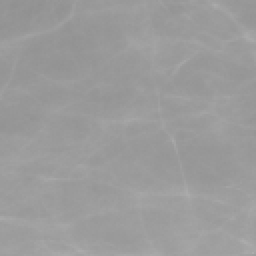
#> input picture Treino/1/p_d_left_cc(192).png, 128 x 128 px (shown 2 times larger); its folder holds 3 pictures in this run
$ python -i PI_pedroetarcila.py   (imports and definitions only)   (older library calls are emulated)
#> lines starting #> are read from the running program, lines starting #| are printed output that depends on the picture

# ALUNOS:
# -Pedro Henrique Reis Rodrigues     -> Matrícula: 668443
# -Tárcila Fernanda Resende da Silva -> Matrícula: 680250
from sklearn import svm
import math
import os
from time import time
import tkinter
import tkinter.filedialog as tkf
from tkinter import *
from PIL import ImageTk, Image
import numpy as np
from skimage.feature import greycomatrix, greycoprops
from skimage import io
from skimage.measure import shannon_entropy
import cv2
import glob
from sklearn import preprocessing
import pandas as pd
import random
from sklearn import metrics
from sklearn.metrics import confusion_matrix
import lightgbm as lgb
import numpy as np
import matplotlib.pyplot as plt
import os
import seaborn as sns
from matplotlib.backends.backend_tkagg import FigureCanvasTkAgg
from matplotlib.figure import Figure
import timeit
from sklearn import datasets
from sklearn.model_selection import train_test_split
from sklearn.model_selection import GridSearchCV
from sklearn.metrics import classification_report
from sklearn.svm import SVC


WIDTH, HEIGHT = 950, 500

test_images = []
test_labels = []
train_images = []
train_labels = []
x_test = []
GLCMaux = []
GLCM1 = []
GLCM2 = []
GLCM4 = []
GLCM8 = []
GLCM16 = []


# Criação da Matriz de Pixels através do TkInter
# [4 lines not run here, left out]


def FeatureExtractor(dataset):
    # Função para a extração de dados de um vetor de imagens

    # Gera uma tabela de dados para cada imagem
    image_dataset = pd.DataFrame()
    global GLCMaux
    global GLCM1
    global GLCM2
    global GLCM4
    global GLCM8
    global GLCM16
    # Percorre por todas as imagens desse vetor
    for image in range(dataset.shape[0]):
        # Criação temporária de um data frame para guardar as informações de cada iteração
        df = pd.DataFrame()
        # Pega imagem do vetor tri-dimensional de imagens
        img = dataset[image, :, :]
        ##################################################
        # Geração de Matrizes Circulares C1, C2 ,C4 ,C8, C16

        # Declaração das matrizes de 4 dimensões, 32x32.

        GLCM1 = np.zeros(shape=(32, 32, 1, 1), dtype=int)
        GLCM2 = np.zeros(shape=(32, 32, 1, 1), dtype=int)
        GLCM4 = np.zeros(shape=(32, 32, 1, 1), dtype=int)
        GLCM8 = np.zeros(shape=(32, 32, 1, 1), dtype=int)
        GLCM16 = np.zeros(shape=(32, 32, 1, 1), dtype=int)

        for i in range(0, 8, 1):
            GLCM = greycomatrix(img, [1], [i*math.radians(360/8)], levels=32)
            for j in range(0, len(GLCM), 1):
                for k in range(0, len(GLCM[j]), 1):
                    GLCM1[j][k] += GLCM[j][k][0][0]

        for i in range(0, 16, 1):
            GLCM = greycomatrix(img, [2], [i*math.radians(360/16)], levels=32)
            for j in range(0, len(GLCM), 1):
                for k in range(0, len(GLCM[j]), 1):
                    GLCM2[j][k] += GLCM[j][k][0][0]

        for i in range(0, 24, 1):
            GLCM = greycomatrix(img, [4], [i*math.radians(360/24)], levels=32)
            for j in range(0, len(GLCM), 1):
                for k in range(0, len(GLCM[j]), 1):
                    GLCM4[j][k] += GLCM[j][k][0][0]

        for i in range(0, 48, 1):
            GLCM = greycomatrix(img, [8], [i*math.radians(360/48)], levels=32)
            for j in range(0, len(GLCM), 1):
                for k in range(0, len(GLCM[j]), 1):
                    GLCM8[j][k] += GLCM[j][k][0][0]

        for i in range(0, 96, 1):
            GLCM = greycomatrix(img, [16], [i*math.radians(360/96)], levels=32)
            for j in range(0, len(GLCM), 1):
                for k in range(0, len(GLCM[j]), 1):
                    GLCM16[j][k] += GLCM[j][k][0][0]

        # Extraindo propriedades de Haralick das matrizes de co-coocorrencia
        # Para a data frame df

        GLCM_Energy1 = greycoprops(GLCM1, 'energy')[0]
        df['Energy1'] = GLCM_Energy1
        GLCM_hom1 = greycoprops(GLCM1, 'homogeneity')[0]
        df['Homogen1'] = GLCM_hom1
        GLCM_entropy1 = shannon_entropy(GLCM1)
        df['Entropy1'] = GLCM_entropy1
        GLCM_corr1 = greycoprops(GLCM1, 'correlation')[0]
        df['Corr1'] = GLCM_corr1
        GLCM_contr1 = greycoprops(GLCM1, 'contrast')[0]
        df['Contrast1'] = GLCM_contr1
        GLCM_diss1 = greycoprops(GLCM1, 'dissimilarity')[0]
        df['Diss_sim1'] = GLCM_diss1

        GLCM_Energy2 = greycoprops(GLCM2, 'energy')[0]
        df['Energy2'] = GLCM_Energy2
        GLCM_hom2 = greycoprops(GLCM2, 'homogeneity')[0]
        df['Homogen2'] = GLCM_hom2
        GLCM_entropy2 = shannon_entropy(GLCM2)
        df['Entropy2'] = GLCM_entropy2
        GLCM_corr2 = greycoprops(GLCM2, 'correlation')[0]
        df['Corr2'] = GLCM_corr2
        GLCM_contr2 = greycoprops(GLCM2, 'contrast')[0]
        df['Contrast2'] = GLCM_contr2
        GLCM_diss2 = greycoprops(GLCM1, 'dissimilarity')[0]
        df['Diss_sim2'] = GLCM_diss2

        GLCM_Energy4 = greycoprops(GLCM4, 'energy')[0]
        df['Energy4'] = GLCM_Energy4
        GLCM_hom4 = greycoprops(GLCM4, 'homogeneity')[0]
        df['Homogen4'] = GLCM_hom4
        GLCM_entropy4 = shannon_entropy(GLCM4)
        df['Entropy4'] = GLCM_entropy4
        GLCM_corr4 = greycoprops(GLCM4, 'correlation')[0]
        df['Corr4'] = GLCM_corr4
        GLCM_contr4 = greycoprops(GLCM4, 'contrast')[0]
        df['Contrast4'] = GLCM_contr4
        GLCM_diss4 = greycoprops(GLCM4, 'dissimilarity')[0]
        df['Diss_sim4'] = GLCM_diss4

        GLCM_Energy8 = greycoprops(GLCM8, 'energy')[0]
        df['Energy8'] = GLCM_Energy8
        GLCM_hom8 = greycoprops(GLCM8, 'homogeneity')[0]
        df['Homogen8'] = GLCM_hom8
        GLCM_entropy8 = shannon_entropy(GLCM8)
        df['Entropy8'] = GLCM_entropy8
        GLCM_corr8 = greycoprops(GLCM8, 'correlation')[0]
        df['Corr8'] = GLCM_corr8
        GLCM_contr8 = greycoprops(GLCM8, 'contrast')[0]
        df['Contrast8'] = GLCM_contr8
        GLCM_diss8 = greycoprops(GLCM8, 'dissimilarity')[0]
        df['Diss_sim8'] = GLCM_diss8

        GLCM_Energy16 = greycoprops(GLCM16, 'energy')[0]
        df['Energy16'] = GLCM_Energy16
        GLCM_hom16 = greycoprops(GLCM16, 'homogeneity')[0]
        df['Homogen16'] = GLCM_hom16
        GLCM_entropy16 = shannon_entropy(GLCM16)
        df['Entropy16'] = GLCM_entropy16
        GLCM_corr16 = greycoprops(GLCM16, 'correlation')[0]
        df['Corr16'] = GLCM_corr16
        GLCM_contr16 = greycoprops(GLCM16, 'contrast')[0]
        df['Contrast16'] = GLCM_contr16
        GLCM_diss16 = greycoprops(GLCM16, 'dissimilarity')[0]
        df['Diss_sim16'] = GLCM_diss16

        # Insere na main dataset a auxiliar df da imagem "image"
        image_dataset = image_dataset.append(df)

    return image_dataset


def Training():
    start = timeit.default_timer()
    SIZE = 128
    global test_prediction
    global SVM_model
    global test_images
    global test_labels
    global train_images
    global train_labels
    global x_train
    global y_train
    global x_test
    global y_test
    cont = 0

    for directory_path in glob.glob("Treino/*"):
        # label = directory_path.split("\\")[-1] # windows
        label = directory_path.split("/")[-1] # linux
        for img_path in glob.glob(os.path.join(directory_path, "*.png")):
            # print(img_path)
            # Lendo a imagem na escala de tons de cinza
            img = cv2.imread(img_path, 0)
#> img is the input picture: shape (128, 128); min 144, max 173, mean 154.7
            # Resize images por 128x128 (para via das dúvidas)
            img = cv2.resize(img, (SIZE, SIZE))
            tomMax = img.max()  # Pega o tom maximo da imagem para fazer a reamostragem em 32bits
#> tomMax = 173
            img32 = [[0 for x in range(128)] for y in range(128)]
            for i in range(0, 128, 1):
                for j in range(0, 128, 1):
                    # reamostragem em 32 bits pixel a pixel
                    img32[i][j] = np.uint8(round((img[i][j]/tomMax) * 31))
#> after the loop, img32 = 128 items
            train_images.append(img32)
            train_labels.append(label)

    train_images = np.array(train_images)
    train_labels = np.array(train_labels)

    # Fazendo exatamente a mesma coisa para as imagens Teste

    for directory_path in glob.glob("Testes/*"):
        # fruit_label = directory_path.split("\\")[-1] # windows
        fruit_label = directory_path.split("/")[-1] # linux
        cont = 0
        for img_path in glob.glob(os.path.join(directory_path, "*.png")):
            # print(img_path)
            # Lendo a imagem na escala de tons de cinza
            img = cv2.imread(img_path, 0)
            # Resize images por 128x128 (para via das dúvidas)
            img = cv2.resize(img, (SIZE, SIZE))
            tomMax = img.max()  # Pega o tom maximo da imagem para fazer a reamostragem em 32bits
            cont += 1
            img32 = [[0 for x in range(128)] for y in range(128)]
            for i in range(0, 128, 1):
                for j in range(0, 128, 1):
                    # reamostragem em 32 bits pixel a pixel
                    img32[i][j] = np.uint8(round((img[i][j]/tomMax) * 31))
            test_images.append(img32)
            test_labels.append(fruit_label)
        # print(cont)
    # armazena a imagem e o label correspondente
    test_images = np.array(test_images)
    test_labels = np.array(test_labels)

    # Redefinição de variaveis a fim de melhor entendimento do código

    x_train = train_images
    y_train = train_labels
    x_test = test_images
    y_test = test_labels

    ####################################################################
    # Extrair as informações de haralick (atraves das matrizes de co-ocorrencia circulares)

    image_features = FeatureExtractor(x_train)
#> the loop in FeatureExtractor, `for image in range(dataset.shape[0]):` made 1 pass
#> pass 1, in FeatureExtractor, `img = dataset[image, :, :]`:
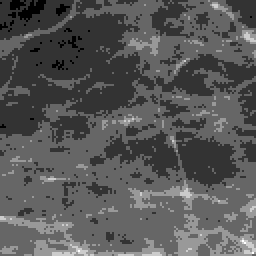
#> img: shape (128, 128) (shown 2 times larger); min 26, max 31, mean 27.7; drawn with min black and max white
    X_for_ML = image_features

    # Definindo o classificador SVM

    SVM_model = svm.SVC(C=100, kernel='linear')

    # Modelando a estrutura de TREINO de dados para a SVM (Imagens,Labels)

    SVM_model.fit(X_for_ML, y_train)

    # Hora de testar nossa SVM
    # Extraindo as informações de haralick (atraves das matrizes de co-ocorrencia circulares) para as imagens TESTE agora

    test_features = FeatureExtractor(x_test)

    # Guarda os Predict -"Palpite"- da SVM na variavel

    test_prediction = SVM_model.predict(test_features)

    # [40 lines of commented-out code are left out]
    popSuccess = Toplevel(root)
    popSuccess.title("Treino da Rede Neural")
    popSuccess.geometry("300x100")
    popSuccess.config(bg="#C0C0C0")

    popSuccess_label = Label(popSuccess, text=f"O treino finalizou. ",
                             fg="black", font="Arial")
    popSuccess_label.pack(pady=10)

    stop = timeit.default_timer()
    time = stop - start
    time_label = Label(
        popSuccess, text=f'Time: {round(time,3)}s', fg="black", font=("Arial", 12))
    time_label.pack()
    time_label.place(x=0, y=0)


# [433 lines left out: functions RandomImageTesting, TestSelectedImage, printMatrixConfusion, FFTInfo, dataInfo, resampling and 1 more, not called in this run]


# ------------------------  Barra de menu ---------------------------
# [1 line that did not run here, left out]

# Opcoes para carregar a imagem
# [1 line that did not run here, left out]
# [2 lines not run here, left out]
# Opcoes para aplicar descritores em imagem selecionada
# [1 line that did not run here, left out]
# [3 lines not run here, left out]
# [1 line that did not run here, left out]
# [6 lines not run here, left out]

# Opcoes para o reconhecimento de imagens
# [1 line that did not run here, left out]
# [2 lines not run here, left out]
# [1 line that did not run here, left out]
# [8 lines not run here, left out]

#> (the run stopped early here; a loop or call above may not have finished)
